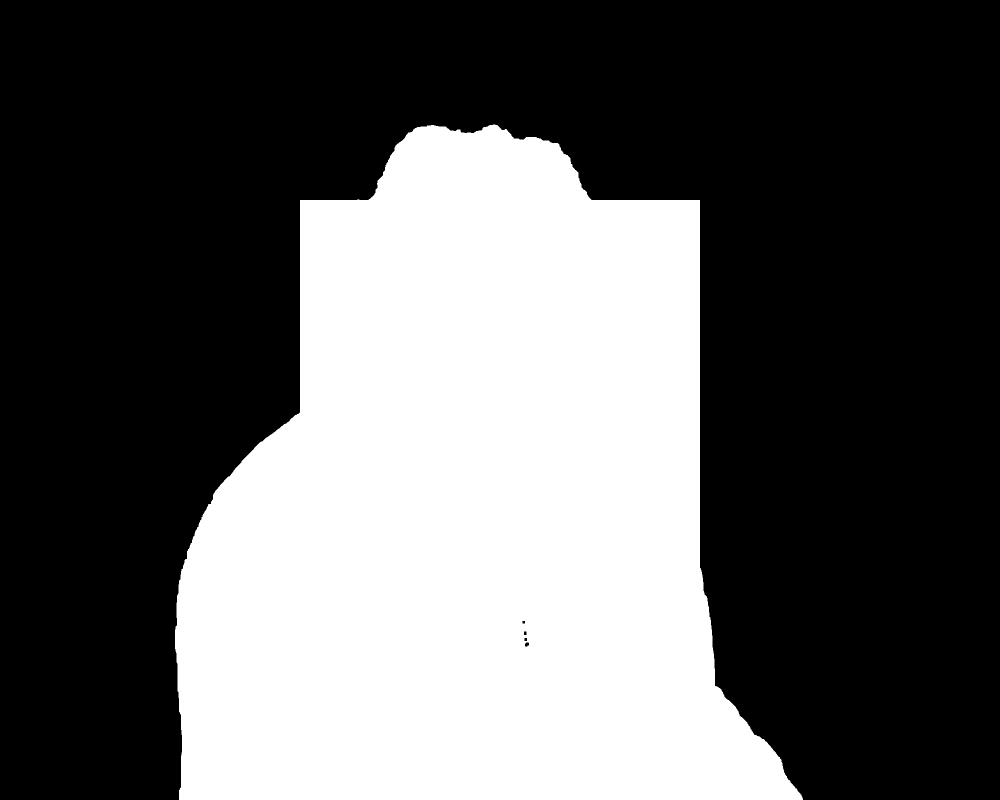
#> input picture output/mask_debug.png, 2000 x 1600 px (shown at 1/2 size)
$ python shadow_generator.py --foreground output/mask_debug.png --background output/shadow_only.png   (older library calls are emulated)
#> lines starting #> are read from the running program, lines starting #| are printed output that depends on the picture; after the words box and inside, x2 and y2 are one past the last pixel; in counts of white or black regions, pixels touching at a corner belong together
#!/usr/bin/env python3
"""
Realistic Shadow Generator
===========================
A Python CLI tool that composites foreground subjects onto backgrounds
with realistic, directional shadows including contact shadows and soft falloff.

Author: Yixin Zhang
"""

import argparse
import numpy as np
import cv2
from PIL import Image
from pathlib import Path
from typing import Optional, Tuple
import math


def remove_background(image: np.ndarray) -> Tuple[np.ndarray, np.ndarray]:
    """
    Remove background from foreground image using combined techniques:
    - Edge detection
    - Color-based segmentation
    - GrabCut refinement
    Returns the RGBA image and the alpha mask.
    """
    h, w = image.shape[:2]


    hsv = cv2.cvtColor(image, cv2.COLOR_BGR2HSV)
    gray = cv2.cvtColor(image, cv2.COLOR_BGR2GRAY)


    edges = cv2.Canny(gray, 50, 150)
    edges = cv2.dilate(edges, np.ones((3, 3), np.uint8), iterations=2)


    corner_size = 20
    corners = [
        image[:corner_size, :corner_size],
        image[:corner_size, -corner_size:],
        image[-corner_size:, :corner_size],
        image[-corner_size:, -corner_size:]
    ]
    bg_colors = np.vstack([c.reshape(-1, 3) for c in corners])
    bg_mean = np.mean(bg_colors, axis=0)
    bg_std = np.std(bg_colors, axis=0)

    diff = np.abs(image.astype(np.float32) - bg_mean)
    color_dist = np.sqrt(np.sum(diff ** 2, axis=2))

    threshold = np.mean(color_dist) + np.std(color_dist) * 0.5
    fg_mask = (color_dist > threshold).astype(np.uint8) * 255

    combined = cv2.bitwise_or(fg_mask, edges)

    kernel = np.ones((7, 7), np.uint8)
    combined = cv2.morphologyEx(combined, cv2.MORPH_CLOSE, kernel, iterations=3)

    contours, _ = cv2.findContours(combined, cv2.RETR_EXTERNAL, cv2.CHAIN_APPROX_SIMPLE)

    if contours:
        largest_contour = max(contours, key=cv2.contourArea)

        mask = np.zeros((h, w), dtype=np.uint8)
        cv2.drawContours(mask, [largest_contour], -1, 255, -1)

        mask = cv2.morphologyEx(mask, cv2.MORPH_CLOSE, kernel, iterations=2)

        mask = cv2.GaussianBlur(mask, (5, 5), 0)
        _, mask = cv2.threshold(mask, 127, 255, cv2.THRESH_BINARY)
    else:
        mask = fg_mask

    if np.sum(mask > 0) > 1000:
        try:
            gc_mask = np.zeros((h, w), np.uint8)
            gc_mask[mask > 0] = cv2.GC_PR_FGD
            gc_mask[mask == 0] = cv2.GC_PR_BGD

            center_y, center_x = h // 2, w // 2
            margin = min(h, w) // 4
            gc_mask[center_y-margin:center_y+margin, center_x-margin:center_x+margin] = cv2.GC_FGD

            bgd_model = np.zeros((1, 65), np.float64)
            fgd_model = np.zeros((1, 65), np.float64)

            cv2.grabCut(image, gc_mask, None, bgd_model, fgd_model, 3, cv2.GC_INIT_WITH_MASK)

            refined_mask = np.where((gc_mask == 2) | (gc_mask == 0), 0, 255).astype('uint8')

            if np.sum(refined_mask > 0) > 1000:
                mask = refined_mask
        except:
            pass

    kernel_small = np.ones((3, 3), np.uint8)
    mask = cv2.morphologyEx(mask, cv2.MORPH_OPEN, kernel_small, iterations=1)
    mask = cv2.morphologyEx(mask, cv2.MORPH_CLOSE, kernel_small, iterations=2)


    mask = cv2.GaussianBlur(mask, (3, 3), 0)
    _, mask = cv2.threshold(mask, 127, 255, cv2.THRESH_BINARY)


    rgba = cv2.cvtColor(image, cv2.COLOR_BGR2RGBA)
    rgba[:, :, 3] = mask

    return rgba, mask


def create_shadow_from_mask(
    mask: np.ndarray,
    light_angle: float,
    light_elevation: float,
    shadow_length: float = 100,
    contact_darkness: float = 0.8,
    contact_size: int = 5,
    falloff_blur_start: int = 3,
    falloff_blur_end: int = 50,
    falloff_opacity_start: float = 0.7,
    falloff_opacity_end: float = 0.0,
) -> np.ndarray:
    """
    Create a realistic shadow from a silhouette mask.

    Args:
        mask: Binary mask of the subject (255 = subject, 0 = background)
        light_angle: Horizontal angle of light source (0-360°, 0=right, 90=top, 180=left, 270=bottom)
        light_elevation: Vertical angle of light source (0-90°, 0=horizon, 90=directly above)
        shadow_length: Maximum shadow length in pixels
        contact_darkness: Darkness of contact shadow (0-1)
        contact_size: Size of contact shadow blur
        falloff_blur_start: Initial blur amount near contact
        falloff_blur_end: Final blur amount at shadow end
        falloff_opacity_start: Initial opacity near contact
        falloff_opacity_end: Final opacity at shadow end

    Returns:
        Shadow image (grayscale, 0=shadow, 255=no shadow)
    """
    h, w = mask.shape


    shadow_angle_rad = math.radians(light_angle + 180)

    elevation_factor = math.cos(math.radians(light_elevation))
    actual_shadow_length = shadow_length * elevation_factor

    dx = math.cos(shadow_angle_rad)
    dy = -math.sin(shadow_angle_rad)


    shadow = np.zeros((h, w), dtype=np.float32)

    num_layers = max(1, int(actual_shadow_length / 2))

    for i in range(num_layers):

        t = i / max(1, num_layers - 1)

        offset_x = int(dx * actual_shadow_length * t)
        offset_y = int(dy * actual_shadow_length * t)

        M = np.float32([[1, 0, offset_x], [0, 1, offset_y]])
        shifted_mask = cv2.warpAffine(mask.astype(np.float32), M, (w, h))

        blur_amount = int(falloff_blur_start + (falloff_blur_end - falloff_blur_start) * t)
        if blur_amount > 0:
            blur_amount = blur_amount if blur_amount % 2 == 1 else blur_amount + 1
            shifted_mask = cv2.GaussianBlur(shifted_mask, (blur_amount, blur_amount), 0)

        layer_opacity = falloff_opacity_start + (falloff_opacity_end - falloff_opacity_start) * t

        shadow = np.maximum(shadow, shifted_mask * layer_opacity)


    contact_shadow = np.zeros((h, w), dtype=np.float32)

    kernel = np.ones((contact_size, contact_size), np.uint8)
    dilated = cv2.dilate(mask, kernel, iterations=1)

    contact_offset_x = int(dx * contact_size * 2)
    contact_offset_y = int(dy * contact_size * 2)
    M_contact = np.float32([[1, 0, contact_offset_x], [0, 1, contact_offset_y]])
    contact_mask = cv2.warpAffine(dilated.astype(np.float32), M_contact, (w, h))

    contact_blur = contact_size * 2 + 1
    contact_shadow = cv2.GaussianBlur(contact_mask, (contact_blur, contact_blur), 0)
    contact_shadow = contact_shadow * contact_darkness

    combined_shadow = np.maximum(shadow, contact_shadow)

    combined_shadow = np.clip(combined_shadow, 0, 255)

    shadow_intensity = (combined_shadow / 255.0)

    return shadow_intensity


# [42 lines left out: function apply_depth_warp, not called in this run]


def composite_with_shadow(
    foreground_rgba: np.ndarray,
    background: np.ndarray,
    shadow: np.ndarray,
    position: Tuple[int, int] = (0, 0),
    shadow_color: Tuple[int, int, int] = (0, 0, 0),
    scale: float = 1.0
) -> np.ndarray:
    """
    Composite foreground onto background with shadow.

    Args:
        foreground_rgba: RGBA foreground image
        background: BGR background image
        shadow: Shadow intensity map (0-1, 1 = full shadow)
        position: (x, y) position to place foreground
        shadow_color: RGB color of shadow
        scale: Scale factor for foreground

    Returns:
        Composited BGR image
    """
    bg_h, bg_w = background.shape[:2]

    if scale != 1.0:
        new_w = int(foreground_rgba.shape[1] * scale)
        new_h = int(foreground_rgba.shape[0] * scale)
        foreground_rgba = cv2.resize(foreground_rgba, (new_w, new_h))
        shadow = cv2.resize(shadow, (new_w, new_h))

    fg_h, fg_w = foreground_rgba.shape[:2]

    result = background.copy().astype(np.float32)

    x, y = position
    x1, y1 = max(0, x), max(0, y)
    x2, y2 = min(bg_w, x + fg_w), min(bg_h, y + fg_h)

    fx1, fy1 = max(0, -x), max(0, -y)
    fx2, fy2 = fx1 + (x2 - x1), fy1 + (y2 - y1)

    if x2 <= x1 or y2 <= y1:
        return background

    bg_region = result[y1:y2, x1:x2]
    fg_region = foreground_rgba[fy1:fy2, fx1:fx2]
    shadow_region = shadow[fy1:fy2, fx1:fx2]

    shadow_3ch = np.stack([shadow_region] * 3, axis=-1)
    shadow_color_np = np.array(shadow_color, dtype=np.float32).reshape(1, 1, 3)

    bg_with_shadow = bg_region * (1 - shadow_3ch * 0.6) + shadow_color_np * shadow_3ch * 0.6

    if fg_region.shape[2] == 4:
        alpha = fg_region[:, :, 3:4].astype(np.float32) / 255.0
        fg_rgb = fg_region[:, :, :3].astype(np.float32)
        fg_bgr = fg_rgb[:, :, ::-1]

        blended = bg_with_shadow * (1 - alpha) + fg_bgr * alpha
        result[y1:y2, x1:x2] = blended

    return np.clip(result, 0, 255).astype(np.uint8)


def create_shadow_only_image(shadow: np.ndarray, size: Tuple[int, int]) -> np.ndarray:
    """Create a debug image showing only the shadow."""
    h, w = size
    shadow_resized = cv2.resize(shadow, (w, h)) if shadow.shape[:2] != (h, w) else shadow
    shadow_vis = (shadow_resized * 255).astype(np.uint8)
    shadow_vis = 255 - shadow_vis
    return cv2.cvtColor(shadow_vis, cv2.COLOR_GRAY2BGR)


def main():
    parser = argparse.ArgumentParser(
        description="Realistic Shadow Generator - Composite foreground onto background with realistic shadows",
        formatter_class=argparse.RawDescriptionHelpFormatter,
        epilog="""
Examples:
  python shadow_generator.py -f subject.png -b background.jpg -o output/
  python shadow_generator.py -f subject.png -b background.jpg --angle 45 --elevation 30
  python shadow_generator.py -f subject.png -b background.jpg -d depth.png --angle 135
        """
    )

    parser.add_argument("-f", "--foreground", required=True, help="Foreground image (subject will be cut out)")
    parser.add_argument("-b", "--background", required=True, help="Background image")
    parser.add_argument("-d", "--depth", help="Optional depth map for advanced shadow warping")
    parser.add_argument("-o", "--output", default="output", help="Output directory (default: output)")

    parser.add_argument("--angle", type=float, default=135, help="Light angle 0-360° (default: 135, upper-left)")
    parser.add_argument("--elevation", type=float, default=45, help="Light elevation 0-90° (default: 45)")

    parser.add_argument("--shadow-length", type=float, default=150, help="Max shadow length in pixels (default: 150)")
    parser.add_argument("--contact-darkness", type=float, default=0.9, help="Contact shadow darkness 0-1 (default: 0.9)")
    parser.add_argument("--scale", type=float, default=0.8, help="Scale factor for foreground (default: 0.8)")
    parser.add_argument("--pos-x", type=int, default=None, help="X position (default: center)")
    parser.add_argument("--pos-y", type=int, default=None, help="Y position (default: bottom-aligned)")

    args = parser.parse_args()

    output_dir = Path(args.output)
    output_dir.mkdir(parents=True, exist_ok=True)

    print(f"🖼️  Loading foreground: {args.foreground}")
    foreground = cv2.imread(args.foreground)
#> foreground is the input picture: shape (1600, 2000, 3); 37.6% white; 1 white region, box (x1, y1, x2, y2) and area: (350, 249, 1606, 1600) 1202442
    if foreground is None:
        raise FileNotFoundError(f"Could not load foreground image: {args.foreground}")

    print(f"🏞️  Loading background: {args.background}")
    background = cv2.imread(args.background)
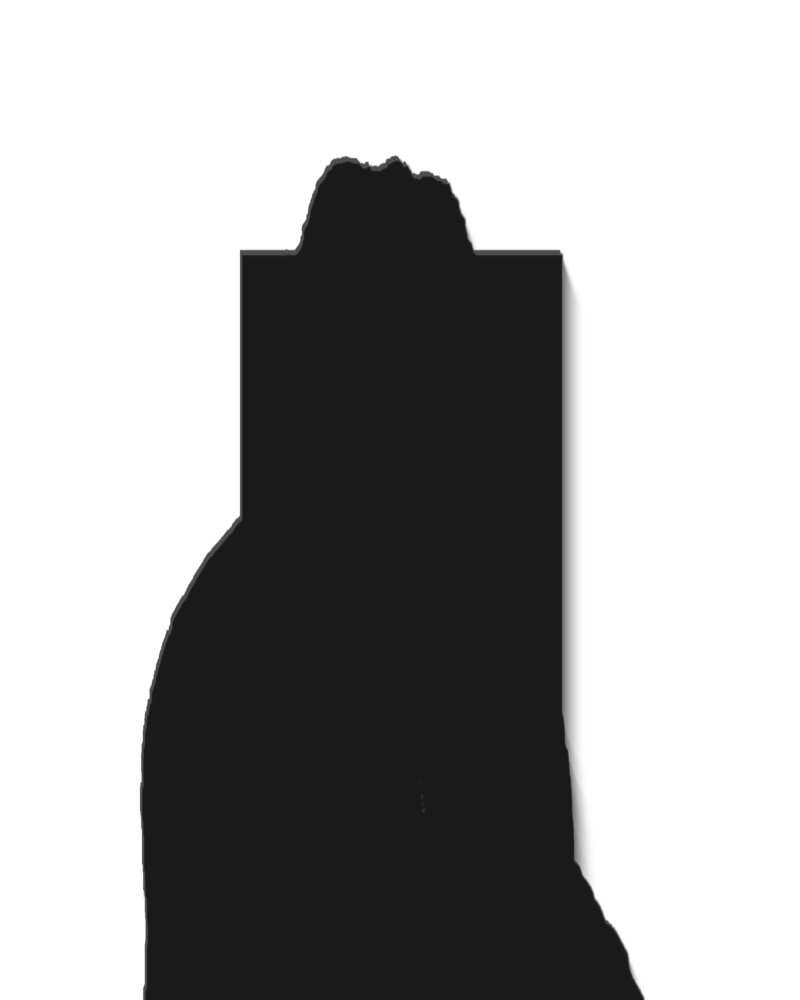
#> input picture output/shadow_only.png, 1600 x 2000 px (shown at 1/2 size)
#> background is the input picture: shape (2000, 1600, 3); min 26, max 255, mean 167.9
    if background is None:
        raise FileNotFoundError(f"Could not load background image: {args.background}")

    depth_map = None
    if args.depth:
        print(f"🌫️  Loading depth map: {args.depth}")
        depth_map = cv2.imread(args.depth, cv2.IMREAD_GRAYSCALE)

    print("✂️  Removing background from foreground...")
    foreground_rgba, mask = remove_background(foreground)
#> in remove_background, `edges = cv2.dilate(edges, np.ones((3, 3), np.uint8), iterations=2)`:
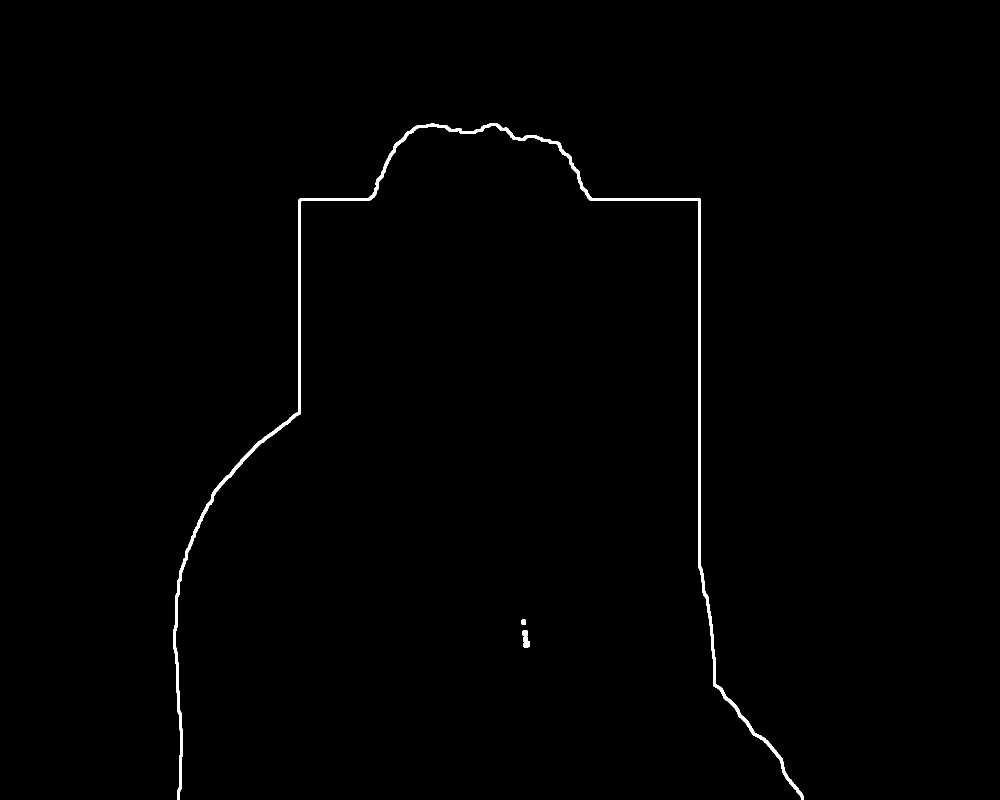
#> edges: shape (1600, 2000) (shown at 1/2 size); 0.64% white; 4 white regions, box (x1, y1, x2, y2) and area: (347, 246, 1608, 1600) 19888, (1046, 1273, 1060, 1295) 245, (1045, 1260, 1055, 1272) 115, (1042, 1239, 1052, 1249) 95
#> in remove_background, `bg_colors = np.vstack([c.reshape(-1, 3) for c in corners])`: bg_colors = 1600 rows, first 8: [0, 0, 0], [0, 0, 0], [0, 0, 0], [0, 0, 0], [0, 0, 0], [0, 0, 0], [0, 0, 0], [0, 0, 0]
#> in remove_background, `bg_mean = np.mean(bg_colors, axis=0)`: bg_mean = [0, 0, 0]
#> in remove_background, `threshold = np.mean(color_dist) + np.std(color_dist) * 0.5`: threshold = 272.9
#> in remove_background, `contours, _ = cv2.findContours(combined, cv2.RETR_EXTERNAL, cv2.CHAIN_..`: contours = 1 contour; box (x1, y1, x2, y2) and area: (347, 246, 1608, 1600) 1210542
#> in remove_background, `largest_contour = max(contours, key=cv2.contourArea)`: largest_contour = contour of 638 points, box (x1, y1, x2, y2) (347, 246, 1608, 1600), area 1210542

    mask_debug_path = output_dir / "mask_debug.png"
    cv2.imwrite(str(mask_debug_path), mask)
    print(f"✅ Saved mask debug: {mask_debug_path}")

    print(f"🖤 Generating shadow (angle={args.angle}°, elevation={args.elevation}°)...")
    shadow = create_shadow_from_mask(
        mask=mask,
        light_angle=args.angle,
        light_elevation=args.elevation,
        shadow_length=args.shadow_length,
        contact_darkness=args.contact_darkness,
    )
#> after the loop in create_shadow_from_mask, `for i in range(num_layers):`:
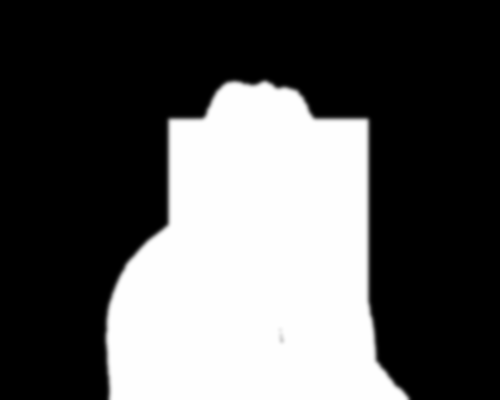
#> shifted_mask: shape (1600, 2000) float32 (shown at 1/4 size); min 0, max 255, mean 88.5
#> in create_shadow_from_mask, `M_contact = np.float32([[1, 0, contact_offset_x], [0, 1, contact_offse..`: M_contact = [[1, 0, 7], [0, 1, 7]]

    if depth_map is not None:
        print("🌫️  Applying depth-based shadow warping...")
        shadow = apply_depth_warp(shadow, depth_map)

    shadow_debug = create_shadow_only_image(shadow, (foreground.shape[1], foreground.shape[0]))
#> in create_shadow_only_image, `shadow_resized = cv2.resize(shadow, (w, h)) if shadow.shape[:2] != (h,..`:
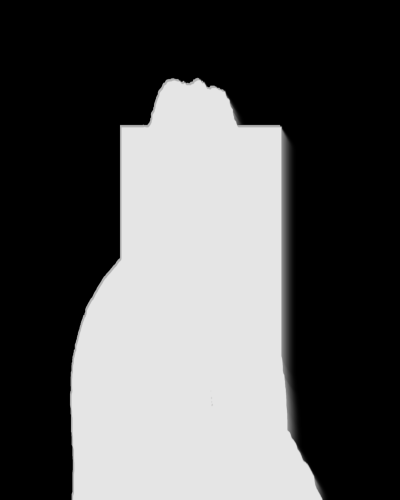
#> shadow_resized: shape (2000, 1600) float32 (shown at 1/4 size); min 0, max 0.9, mean 0.345
    shadow_only_path = output_dir / "shadow_only.png"
    cv2.imwrite(str(shadow_only_path), shadow_debug)
    print(f"✅ Saved shadow debug: {shadow_only_path}")

    bg_h, bg_w = background.shape[:2]
    fg_h, fg_w = int(foreground_rgba.shape[0] * args.scale), int(foreground_rgba.shape[1] * args.scale)

    pos_x = args.pos_x if args.pos_x is not None else (bg_w - fg_w) // 2
    pos_y = args.pos_y if args.pos_y is not None else bg_h - fg_h - 20  # Align to bottom with padding

    print("🎨 Compositing final image...")
    result = composite_with_shadow(
        foreground_rgba=foreground_rgba,
        background=background,
        shadow=shadow,
        position=(pos_x, pos_y),
        scale=args.scale,
    )
#> in composite_with_shadow, `bg_region = result[y1:y2, x1:x2]`:
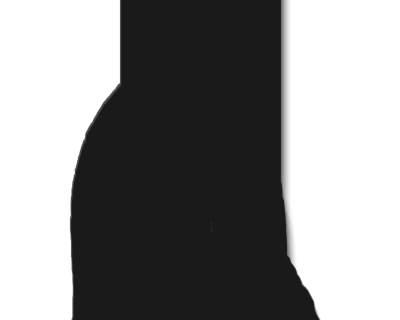
#> bg_region: shape (1280, 1600, 3) float32 (shown at 1/4 size); min 26, max 255, mean 141.2
#> in composite_with_shadow, `shadow_color_np = np.array(shadow_color, dtype=np.float32).reshape(1, ..`: shadow_color_np = [[0, 0, 0]]
#> in composite_with_shadow, `result[y1:y2, x1:x2] = blended`:
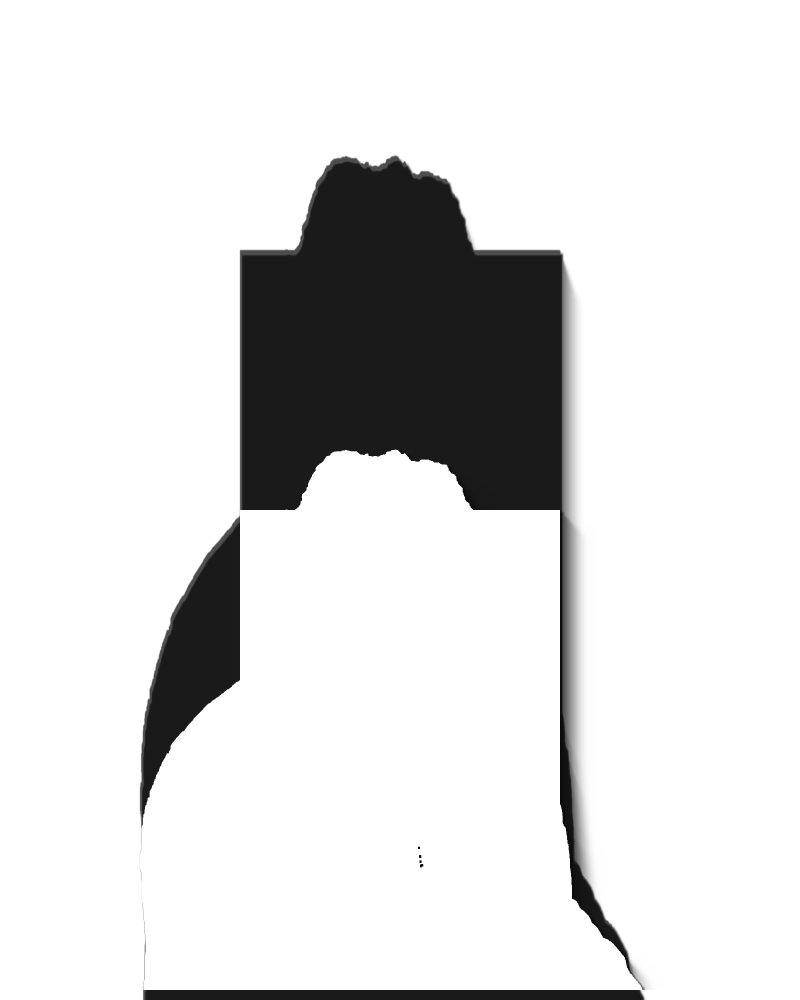
#> result: shape (2000, 1600, 3) float32 (shown at 1/2 size); min 11.89, max 255, mean 222.5

    composite_path = output_dir / "composite.png"
    cv2.imwrite(str(composite_path), result)
    print(f"✅ Saved composite: {composite_path}")

    print("\n🎉 Done! Generated files:")
    print(f"   📄 {composite_path}")
    print(f"   📄 {shadow_only_path}")
    print(f"   📄 {mask_debug_path}")


if __name__ == "__main__":
    main()
